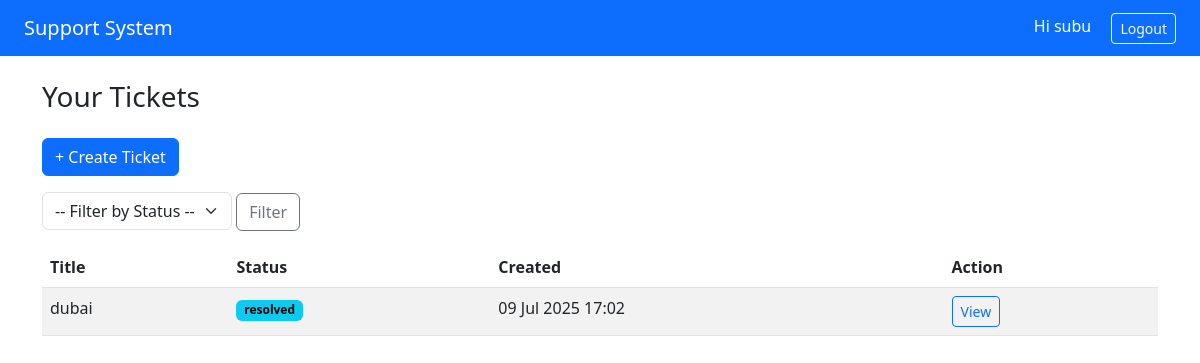
Screenshot of / (signed in) with the database file from the repository.
### tickets/models.py (models this page shows, shortened)
class Ticket(models.Model):
    user = models.ForeignKey(User, on_delete=models.CASCADE)
    title = models.CharField(max_length=200)
    description = models.TextField()
    attachment = models.FileField(upload_to='attachments/', blank=True, null=True)
    status = models.CharField(max_length=20, choices=TICKET_STATUS, default='open')
    created_at = models.DateTimeField(auto_now_add=True)

### tickets/views.py (the view)
# urls.py: path('', views.dashboard, name='dashboard'),
@login_required
def dashboard(request):
    if request.user.is_staff:
        tickets = Ticket.objects.all()
    else:
        tickets = Ticket.objects.filter(user=request.user)
    status_filter = request.GET.get('status')
    if status_filter:
        tickets = tickets.filter(status=status_filter)
    return render(request, 'tickets/dashboard.html', {'tickets': tickets})

### templates/tickets/dashboard.html (shortened to what this page needs)
{% extends 'tickets/base.html' %}
{% block content %}
<h3 class="mb-4">Your Tickets</h3>
{% if not user.is_staff %}
<a href="{% url 'create_ticket' %}" class="btn btn-primary mb-3">+ Create Ticket</a>
{% endif %}
<form method="get" class="mb-3">
    <select name="status" class="form-select w-auto d-inline">
        <option value="">-- Filter by Status --</option>
    </select>
    <button type="submit" class="btn btn-outline-secondary">Filter</button>
</form>
<table class="table table-striped">
    <thead>
        <tr>
            <th>Title</th>
            <th>Status</th>
            <th>Created</th>
            <th>Action</th>
        </tr>
    </thead>
    <tbody>
        {% for ticket in tickets %}
        <tr>
            <td>{{ ticket.title }}</td>
            <td><span class="badge text-bg-info">{{ ticket.status }}</span></td>
            <td>{{ ticket.created_at|date:"d M Y H:i" }}</td>
            <td><a href="{% url 'ticket_detail' ticket.id %}" class="btn btn-sm btn-outline-primary">View</a></td>
        </tr>
        {% empty %}
        <tr><td colspan="4" class="text-center text-muted">No tickets found.</td></tr>
        {% endfor %}
    </tbody>
</table>
{% endblock %}

### templates/tickets/base.html (shortened to what this page needs)
{% load static %}
<!DOCTYPE html>
<html lang="en">
<head>
    <link href="https://cdn.jsdelivr.net/npm/bootstrap@5.3.0/dist/css/bootstrap.min.css" rel="stylesheet">
</head>
<body>
<nav class="navbar navbar-expand-lg navbar-dark bg-primary px-4">
    <a class="navbar-brand" href="{% url 'dashboard' %}">Support System</a>
    <div class="ms-auto">
        {% if user.is_authenticated %}
            <span class="text-white me-3">Hi {{ user.username }}</span>
            <form method="post" action="{% url 'logout' %}" style="display:inline;">
                <button type="submit" class="btn btn-outline-light btn-sm">Logout</button>
            </form>
        {% else %}
            <a href="{% url 'login' %}" class="btn btn-outline-light btn-sm me-2">Login</a>
            <a href="{% url 'signup' %}" class="btn btn-light btn-sm">Signup</a>
        {% endif %}
    </div>
</nav>
<div class="container mt-4">
    {% block content %}{% endblock %}
</div>
</body>
</html>

### rows the page displays
Ticket: title "dubai", status "resolved", created_at "09 Jul 2025 17:02"

### other values shown
{{ user.username }} "subu"
